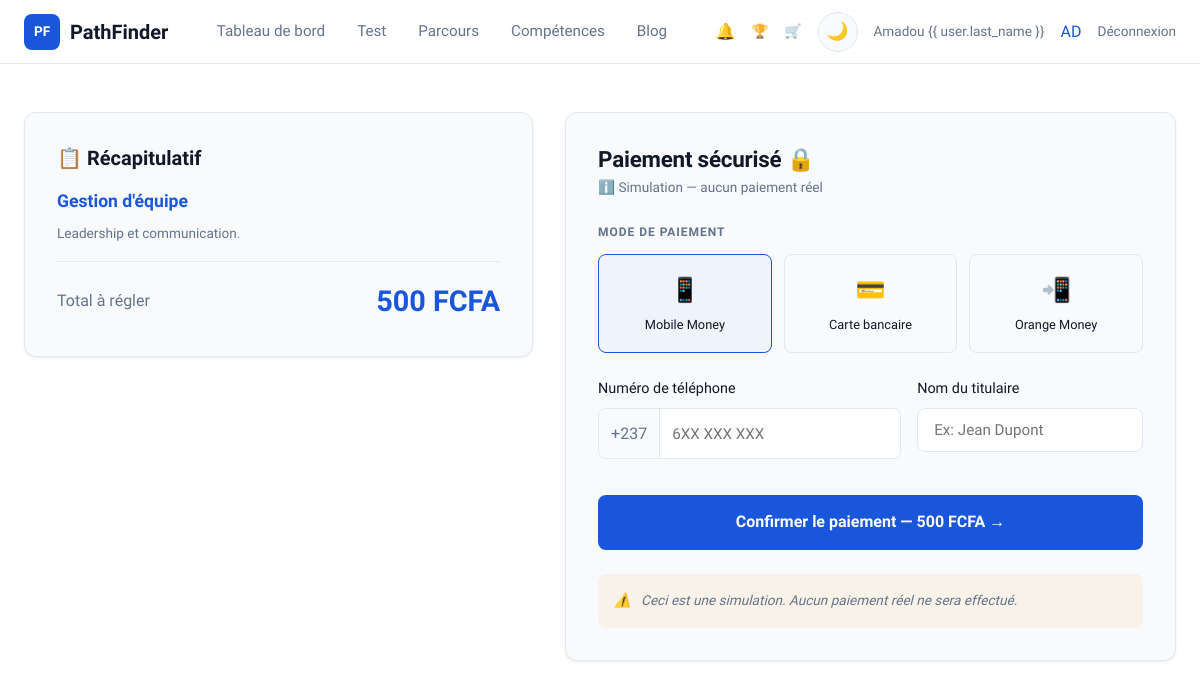
The page /paiement/step/11/ (signed in) on the database its author committed.
### accounts/models.py (models this page shows, shortened)
class CustomUser(AbstractUser):
    FILIERE_CHOICES = [
        ('informatique', 'Informatique'),
        ('gestion', 'Gestion'),
        ('marketing', 'Marketing'),
        ('communication', 'Communication'),
        ('droit', 'Droit'),
        ('sciences', 'Sciences'),
        ('lettres', 'Lettres'),
        ('autre', 'Autre'),
    ]
    NIVEAU_CHOICES = [
        ('licence1', 'Licence 1'),
        ('licence2', 'Licence 2'),
        ('licence3', 'Licence 3'),
        ('master1', 'Master 1'),
        ('master2', 'Master 2'),
        ('doctorat', 'Doctorat'),
    ]
    filiere = models.CharField(max_length=100, choices=FILIERE_CHOICES, blank=True)
    niveau = models.CharField(max_length=50, choices=NIVEAU_CHOICES, blank=True)
    avatar_initials = models.CharField(max_length=3, blank=True)
    global_progress = models.FloatField(default=0.0, help_text='Progression globale 0-100%')
    total_xp = models.IntegerField(default=0)
    level = models.IntegerField(default=1)
    class Meta:
        verbose_name = 'Utilisateur'
        verbose_name_plural = 'Utilisateurs'
    @property
    def level_name(self):
        names = {1: 'Explorateur', 2: 'Apprenti', 3: 'Pratiquant',
                 4: 'Confirmé', 5: 'Expert', 6: 'Mentor', 7: 'Architecte'}
        return names.get(min(self.level, 7), 'Architecte')
    @property
    def level_icon(self):
        icons = {1: '🌱', 2: '📘', 3: '⚡', 4: '🎯', 5: '🏆', 6: '💎', 7: '👑'}
        return icons.get(min(self.level, 7), '👑')

### parcours/models.py (models this page shows, shortened)
class CareerStep(models.Model):
    career = models.ForeignKey(CareerPath, on_delete=models.CASCADE, related_name='steps')
    order = models.PositiveIntegerField(default=0, verbose_name='Ordre')
    title = models.CharField(max_length=200, verbose_name='Titre')
    description = models.TextField(verbose_name='Description')
    is_free = models.BooleanField(default=False, verbose_name='Gratuit')
    price_fcfa = models.IntegerField(default=0, verbose_name='Prix (FCFA)')
    is_premium = models.BooleanField(default=False, verbose_name='Premium')
    duration_hours = models.IntegerField(default=0, verbose_name='Durée (heures)')
    features = models.JSONField(default=list, help_text='Ex: ["Cours vidéo 12h", "8 projets"]')
    icon = models.CharField(max_length=10, default='📘')
    class Meta:
        ordering = ['career', 'order']
        verbose_name = 'Étape de carrière'
        verbose_name_plural = 'Étapes de carrière'

### payments/views.py (the view, shortened to what this page needs)
# urls.py: path('<str:item_type>/<int:item_id>/', views.payment_view, name='pay'),
@login_required
def payment_view(request, item_type, item_id):
    item = None
    amount = 0
    title = ''
    if item_type == 'step':
        item = get_object_or_404(CareerStep, id=item_id)
        amount = item.price_fcfa
        title = item.title
    elif item_type == 'skill':
        item = get_object_or_404(Skill, id=item_id)
        amount = item.price_fcfa
        title = item.name
    elif item_type == 'booster':
        item = get_object_or_404(Booster, id=item_id)
        amount = item.price_fcfa
        title = item.name
    context = {
        'item_type': item_type,
        'item': item,
        'amount': amount,
        'title': title,
    }
    return render(request, 'payments/paiement.html', context)

### core/context_processors.py (called while the page is built)
def global_context(request):
    context = {}
    if request.user.is_authenticated:
        from notifications.models import Notification
        context['unread_notifications_count'] = Notification.objects.filter(
            user=request.user, is_read=False
        ).count()
        context['user_level_name'] = request.user.level_name
        context['user_level_icon'] = request.user.level_icon
    return context

### templates/payments/paiement.html (shortened to what this page needs)
{% extends "base.html" %}
{% load humanize %}
{% block content %}
<main class="main">
    <div class="container">
        <div class="payment-grid">
            <div class="card recap-card animate-in">
                <h3>📋 Récapitulatif</h3>
                <p style="color:var(--primary);font-weight:600;font-size:1.1rem;margin-bottom:8px;">{{ title }}</p>
                {% if item.description %}<p style="color:var(--text-secondary);font-size:0.85rem;">{{ item.description|truncatewords:20 }}</p>{% endif %}
                <div class="recap-total">
                    <span style="color:var(--text-secondary);">Total à régler</span>
                    <span class="price">{{ amount|intcomma }} FCFA</span>
                </div>
            </div>
            <div class="card payment-card animate-in">
                <h2>Paiement sécurisé 🔒</h2>
                <p class="sim-info">ℹ️ Simulation — aucun paiement réel</p>
                <form method="post">
                    <p
                        style="text-transform:uppercase;font-size:0.75rem;font-weight:600;color:var(--text-secondary);letter-spacing:0.08em;margin-bottom:12px;">
                        MODE DE PAIEMENT</p>
                    <div class="payment-methods">
                        <div class="payment-method selected" onclick="selectPM(this,'mobile_money')">
                            <div class="pm-icon">📱</div>
                            <div class="pm-label">Mobile Money</div>
                        </div>
                        <div class="payment-method" onclick="selectPM(this,'carte')">
                            <div class="pm-icon">💳</div>
                            <div class="pm-label">Carte bancaire</div>
                        </div>
                        <div class="payment-method" onclick="selectPM(this,'orange_money')">
                            <div class="pm-icon">📲</div>
                            <div class="pm-label">Orange Money</div>
                        </div>
                    </div>
                    <div class="input-row">
                        <div class="form-group">
                            <label class="form-label">Numéro de téléphone</label>
                            <div class="prefix-input">
                                <span class="prefix">+237</span>
                                <input type="tel" name="phone" placeholder="6XX XXX XXX" required>
                            </div>
                        </div>
                        <div class="form-group">
                            <label class="form-label">Nom du titulaire</label>
                            <input type="text" name="holder_name" class="form-input" placeholder="Ex: Jean Dupont"
                                required>
                        </div>
                    </div>
                    <button type="submit" class="btn btn-primary btn-full btn-lg" style="margin-top:16px;">
                        Confirmer le paiement — {{ amount|intcomma }} FCFA →
                    </button>
                </form>
                <div class="sim-warning">
                    <span>⚠️</span>
                    <span>Ceci est une simulation. Aucun paiement réel ne sera effectué.</span>
                </div>
            </div>
        </div>
    </div>
</main>
{% endblock %}

### templates/includes/navbar.html (shortened to what this page needs)
{% load static %}
<nav class="navbar">
    <div class="container">
        <a href="{% url 'core:home' %}" class="navbar-logo">
            <div class="logo-icon">PF</div>
            PathFinder
        </a>
        <div class="navbar-menu">
            {% if user.is_authenticated %}
            <a href="{% url 'accounts:dashboard' %}"
                class="{% if request.resolver_match.url_name == 'dashboard' %}active{% endif %}">Tableau de bord</a>
            <a href="{% url 'orientation:test' %}"
                class="{% if request.resolver_match.app_name == 'orientation' %}active{% endif %}">Test</a>
            <a href="{% url 'parcours:career' %}"
                class="{% if request.resolver_match.app_name == 'parcours' %}active{% endif %}">Parcours</a>
            <a href="{% url 'competences:list' %}"
                class="{% if request.resolver_match.app_name == 'competences' %}active{% endif %}">Compétences</a>
            <a href="{% url 'blog:list' %}"
                class="{% if request.resolver_match.app_name == 'blog' %}active{% endif %}">Blog</a>
            {% else %}
            <a href="{% url 'core:home' %}">Accueil</a>
            <a href="{% url 'core:home' %}#fonctionnement">Fonctionnement</a>
            <a href="{% url 'core:home' %}#tarifs">Tarifs</a>
            <a href="{% url 'core:contact' %}">Contact</a>
            {% endif %}
        </div>
        <div class="navbar-actions">
            {% if user.is_authenticated %}
            <a href="{% url 'notifications:list' %}" style="position:relative;color:var(--text-secondary);">
                🔔
            </a>
            <a href="{% url 'gamification:leaderboard' %}" style="color:var(--text-secondary);font-size:0.85rem;"
                title="Classement">🏆</a>
            <a href="{% url 'gamification:shop' %}" style="color:var(--text-secondary);font-size:0.85rem;"
                title="Boutique">🛒</a>
            <button class="theme-toggle" aria-label="Changer le thème">🌙</button>
            <span style="color:var(--text-secondary);font-size:0.85rem;">{{ user.first_name }} {{ user.last_name
                }}</span>
            <a href="{% url 'gamification:profile' %}" style="text-decoration:none;">
                <div class="avatar" title="{{ user.total_xp }} XP — {{ user.level_name }}">{{ user.avatar_initials }}
                </div>
            </a>
            <a href="{% url 'accounts:logout' %}" style="color:var(--text-secondary);font-size:0.85rem;">Déconnexion</a>
            {% else %}
            <button class="theme-toggle" aria-label="Changer le thème">🌙</button>
            <a href="{% url 'accounts:login' %}" class="btn btn-outline btn-sm">Connexion</a>
            <a href="{% url 'accounts:register' %}" class="btn btn-primary btn-sm">Commencer</a>
            {% endif %}
        </div>
    </div>
</nav>

### static/css/shared.css (style rules this page uses)
:root { --bg-page: #ffffff; --bg-card: #f8fafc; --bg-input: #ffffff; --primary: #1a56db; --primary-hover: #1648b8; --success: #16a34a; --success-light: #dcfce7; --amber: #f59e0b; --amber-light: #fef3c7; --red: #ef4444; --text-primary: #111827; --text-secondary: #64748b; --text-on-primary: #ffffff; --border: #e2e8f0; --shadow: 0 1px 3px rgba(0, 0, 0, 0.06), 0 1px 2px rgba(0, 0, 0, 0.04); --shadow-md: 0 4px 6px rgba(0, 0, 0, 0.05), 0 2px 4px rgba(0, 0, 0, 0.04); --shadow-lg: 0 10px 25px rgba(0, 0, 0, 0.06), 0 4px 10px rgba(0, 0, 0, 0.04); --radius-sm: 8px; --radius-md: 12px; --radius-lg: 16px; --radius-full: 9999px; --nav-height: 64px; --max-width: 1280px; --font: 'Lexend', sans-serif; }
*, *::before, *::after { box-sizing: border-box; margin: 0; padding: 0; }
html { scroll-behavior: smooth; }
body { font-family: var(--font); font-weight: 400; line-height: 1.6; color: var(--text-primary); background-color: var(--bg-page); transition: background-color 0.3s ease, color 0.3s ease; -webkit-font-smoothing: antialiased; }
a { color: var(--primary); text-decoration: none; transition: color 0.2s; }
h2 { font-size: 2rem; font-weight: 700; line-height: 1.25; letter-spacing: -0.01em; }
h3 { font-size: 1.25rem; font-weight: 600; line-height: 1.3; }
.container { max-width: var(--max-width); margin: 0 auto; padding: 0 24px; }
.navbar { position: sticky; top: 0; z-index: 100; background: var(--bg-page); border-bottom: 1px solid var(--border); backdrop-filter: blur(12px); height: var(--nav-height); transition: background-color 0.3s; }
.navbar .container { display: flex; align-items: center; justify-content: space-between; height: 100%; }
.navbar-logo { display: flex; align-items: center; gap: 10px; font-weight: 700; font-size: 1.25rem; color: var(--text-primary); text-decoration: none; }
.navbar-logo .logo-icon { width: 36px; height: 36px; background: var(--primary); border-radius: var(--radius-sm); display: flex; align-items: center; justify-content: center; color: white; font-weight: 700; font-size: 0.85rem; }
.navbar-menu { display: flex; align-items: center; gap: 32px; }
.navbar-menu a { color: var(--text-secondary); font-weight: 500; font-size: 0.95rem; transition: color 0.2s; text-decoration: none; }
.navbar-actions { display: flex; align-items: center; gap: 16px; }
.theme-toggle { width: 40px; height: 40px; border-radius: 50%; border: 1px solid var(--border); background: var(--bg-card); cursor: pointer; display: flex; align-items: center; justify-content: center; font-size: 1.1rem; transition: all 0.2s; color: var(--text-secondary); }
.btn { display: inline-flex; align-items: center; justify-content: center; gap: 8px; padding: 12px 24px; border-radius: var(--radius-sm); font-family: var(--font); font-weight: 600; font-size: 0.95rem; border: none; cursor: pointer; transition: all 0.2s ease; text-decoration: none; line-height: 1.4; }
.btn-primary { background: var(--primary); color: var(--text-on-primary); }
.btn-lg { padding: 16px 32px; font-size: 1rem; }
.btn-full { width: 100%; }
.card { background: var(--bg-card); border: 1px solid var(--border); border-radius: var(--radius-md); padding: 24px; transition: all 0.2s ease; box-shadow: var(--shadow); }
.form-group { margin-bottom: 20px; }
.form-label { display: block; font-weight: 500; font-size: 0.9rem; margin-bottom: 8px; color: var(--text-primary); }
.form-input { width: 100%; padding: 12px 16px; border: 1px solid var(--border); border-radius: var(--radius-sm); font-family: var(--font); font-size: 0.95rem; background: var(--bg-input); color: var(--text-primary); transition: all 0.2s; }
.animate-in { animation: fadeInUp 0.5s ease forwards; }

### rows shown on the page
CustomUser: first_name "Amadou", avatar_initials "AD"
CareerStep: title "Gestion d'équipe", description "Leadership et communication."

### other values the page prints
{{ amount|intcomma }} "500"
